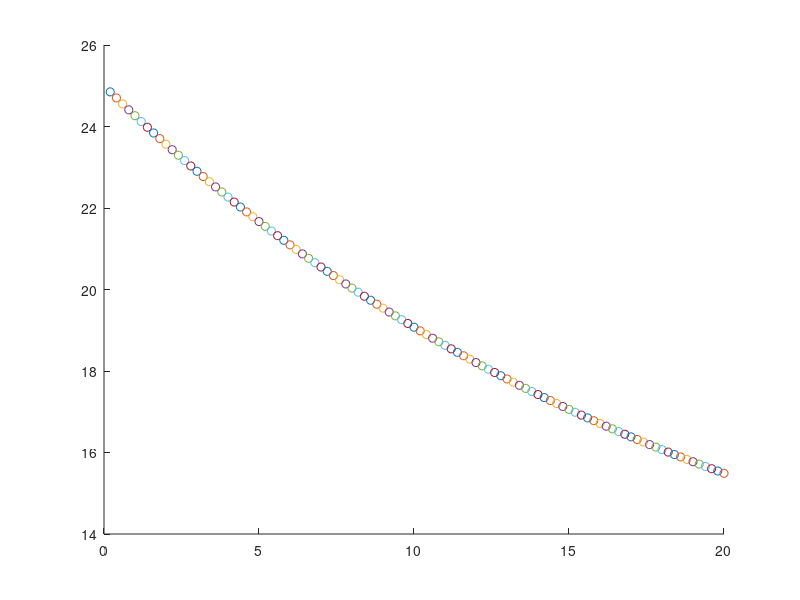

Recreate this plot in MATLAB.
% Initial and ambient temperatures:
T = 25;
F = 10;

% Simulation parameters:
k = 0.05;
dt= 0.2;

t = 0;

hold on

for i = 1:100
    % Update the temperature according to the formula
    % ------------- Your code here -------------- %
    T = T - k*dt*(T - F)
    % ------------------------------------------- %
    t = t + dt; 
    plot(t, T, 'o')
end
hold off